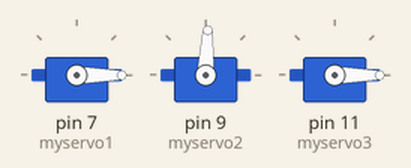
The sketch below on a simulated Arduino Uno, built with avr-gcc and run on an emulated ATmega328P. On the bench: 3 × servo.

Above: at 0.1 s.
At 1.9 s:
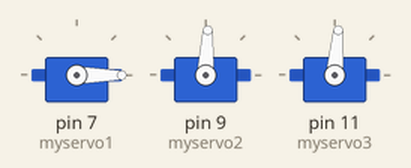
At 4.2 s:
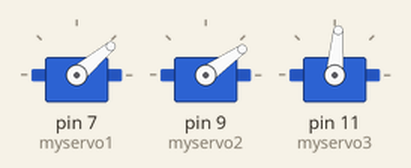
At 6.16 s:
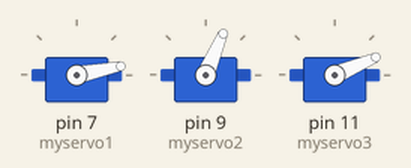
Timing chart, 0 to 7.8 s (numbered marks = the images above):
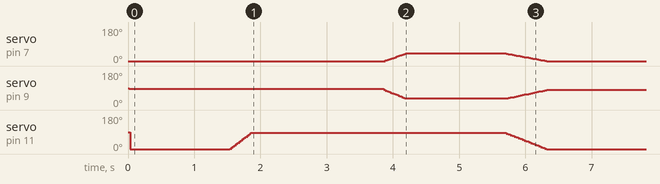

The sketch:

me604_pos_control.ino
```cpp
#include <Servo.h>

Servo myservo1;
Servo myservo2;
Servo myservo3;

int pos = 0;
int flag = 0;
int lowerang1 = 0;
int upperang1 = 40;
int lowerang2 = 87;
int upperang2 = 132;
int lowerang3 = 0;
int upperang3 = 85;

void setup() {
  myservo1.attach(7);
  myservo2.attach(9);
  myservo3.attach(11);
}

void loop() {
  if (flag == 0) {
    pos = lowerang1;

    myservo1.write(lowerang1);
//    myservo1.write(10);
    delay(15);
    myservo2.write(lowerang2);
    delay(15);
    myservo3.write(lowerang3);
    delay(1500);

    for (pos = lowerang1; pos <= upperang1; pos += 1) {
      myservo3.write(2.125 * pos);
//      myservo3.write(4.25 * pos);
      delay(8);
    }

    delay(2000);

    pos = lowerang1;

    for (pos = lowerang1; pos <= upperang1; pos += 1) {
      myservo1.write(pos);
      myservo2.write(-1.125 * pos + 80);
      delay(8);
    }

    flag = 1;

    delay(1500);
  }

  else if ( flag == 1) {
    for (pos = upperang1; pos >= lowerang1; pos += -1) {
      myservo1.write(pos);
      myservo2.write(-1.125 * pos + 80);
      myservo3.write(2.125 * pos);
//      myservo3.write(4.25 * pos);
      delay(15);
    }

    flag = 2;

  }
}
```

Measured:
- by itself, servo on pin 7 (myservo1): rises from 0° to 40° in 0.31 s, then falls to 0° in 2.1 s
